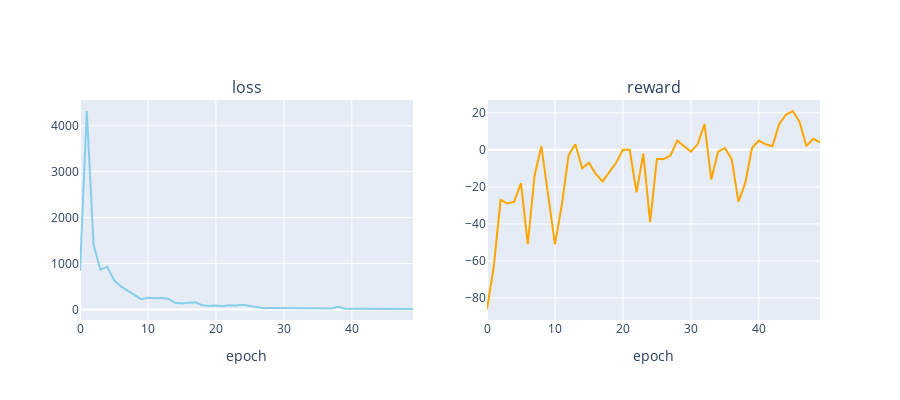

The notebook cell saved with this chart:
### Code cell
plot_loss_reward(total_losses, total_rewards)

### Figure 1 — Plotly figure (JSON) as saved in the notebook; plotly's stock layout.template omitted (floating-point values rounded to 4 significant figures)
{"data": [{"line": {"color": "skyblue"}, "mode": "lines", "type": "scatter", "xaxis": "x", "y": [840.0, 4320.0, 1410.0, 866.9, 929.0, 639.2, 501.4, 409.2, 334.5, 224.8, 252.7, 242.6, 251.5, 235.1, 145.2, 128.4, 148.4, 154.7, 88.75, 76.56, 85.55, 67.24, 93.13, 85.09, 102.7, 78.03, 51.15, 28.33, 30.29, 26.95, 19.56, 20.75, 25.34, 28.1, 25.63, 20.97, 18.89, 20.09, 57.7, 14.07, 12.58, 13.4, 15.02, 13.57, 11.17, 9.718, 13.44, 9.975, 11.72, 9.844], "yaxis": "y"}, {"line": {"color": "orange"}, "mode": "lines", "type": "scatter", "xaxis": "x2", "y": [-86, -63, -27, -29, -28, -18, -51, -14, 2, -24, -51, -30, -3, 3, -10, -7, -13, -17, -12, -7, 0, 0, -23, -2, -39, -5, -5, -3, 5, 2, -1, 3, 14, -16, -1, 1, -5, -28, -18, 1, 5, 3, 2, 14, 19, 21, 15, 2, 6, 4], "yaxis": "y2"}], "layout": {"annotations": [{"font": {"size": 16}, "showarrow": false, "text": "loss", "x": 0.225, "xanchor": "center", "xref": "paper", "y": 1, "yanchor": "bottom", "yref": "paper"}, {"font": {"size": 16}, "showarrow": false, "text": "reward", "x": 0.775, "xanchor": "center", "xref": "paper", "y": 1, "yanchor": "bottom", "yref": "paper"}], "height": 400, "showlegend": false, "width": 900, "xaxis": {"anchor": "y", "domain": [0, 0.45], "title": {"text": "epoch"}}, "xaxis2": {"anchor": "y2", "domain": [0.55, 1], "title": {"text": "epoch"}}, "yaxis": {"anchor": "x", "domain": [0, 1]}, "yaxis2": {"anchor": "x2", "domain": [0, 1]}}}
